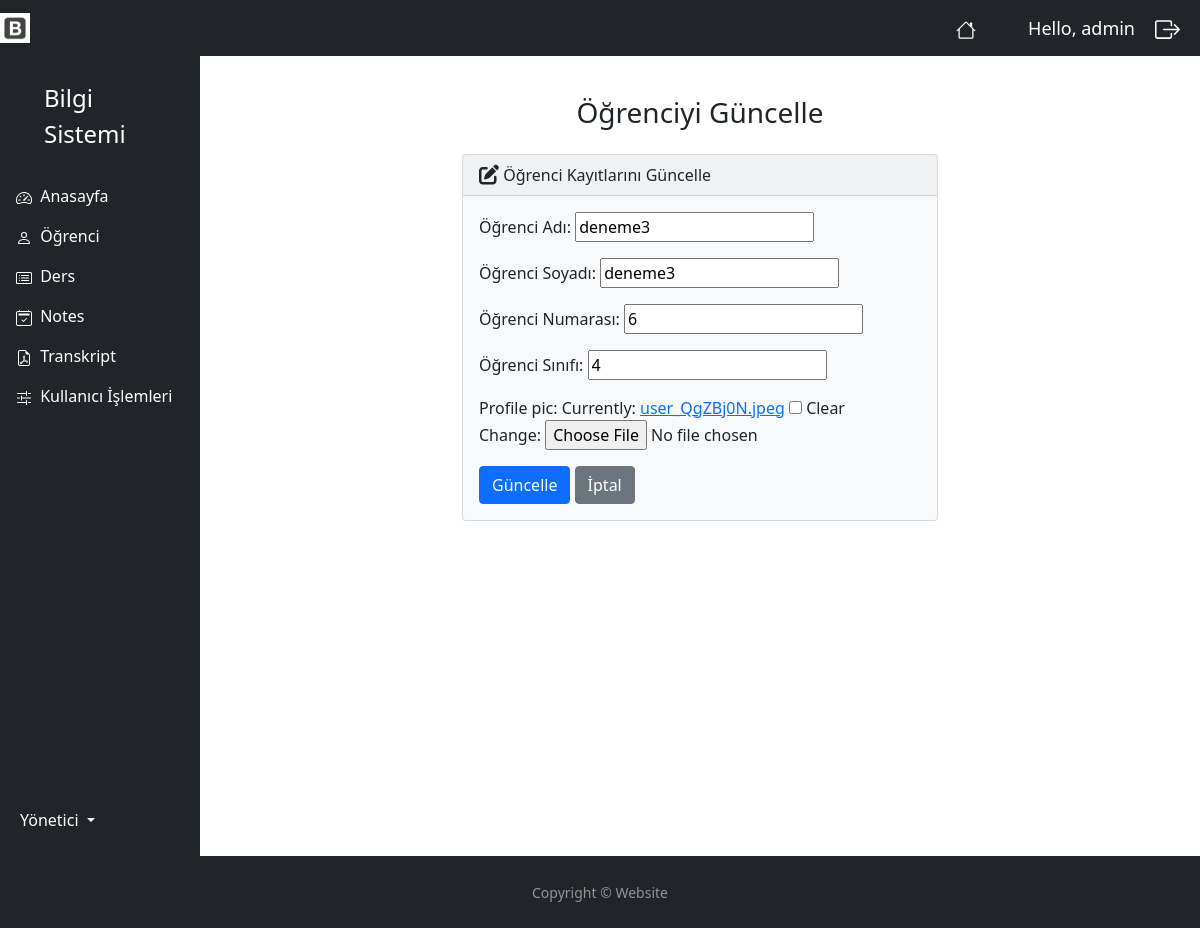
Screenshot of /student_edit/8/ (signed in) with the database file from the repository.
### myapp/models.py (models this page shows, shortened)
class Student(models.Model):
    user =models.OneToOneField(User, blank=True, null=True, on_delete=models.CASCADE)
    name = models.CharField(max_length=50, null=True)
    surname = models.CharField(max_length=50, null=True)
    num = models.IntegerField(null=True, blank=True)
    grade = models.IntegerField(null=True, blank=True)
    profile_pic = models.ImageField(default="user.jpeg", null=True, blank=True)
    department = models.ManyToManyField(Department)

### myapp/decorators.py (the view)
        def wrapper_func(request, *args, **kwargs):
            group =None
            if request.user.groups.exists():
                group = request.user.groups.all()[0].name
            if group in allowed_roles:
                return view_func(request, *args, **kwargs)
            else:
                return HttpResponse('You are not authorized to view this page')

### myapp/forms.py
class StudentForm(ModelForm):
    class Meta:
        model = Student
        fields = '__all__'
        exclude = ['user', 'department']
        labels = {
            'num': 'Öğrenci Numarası',
            'name': 'Öğrenci Adı',
            'surname': 'Öğrenci Soyadı',
            'grade' : 'Öğrenci Sınıfı'
        }
    widgets = {
        'num': forms.NumberInput(attrs={'class':'form-control'}),
        'name': forms.TextInput(attrs={'class':'form-control'}),
        'surname': forms.TextInput(attrs={'class':'form-control'}),
        'grade': forms.NumberInput(attrs={'class':'form-control'}),
    }

### myapp/views.py (called while the page is built)
@login_required(login_url='login')
@allowed_users(allowed_roles=['admin'])
def studentEdit(request, pk):
    if request.method == 'POST':
        student = Student.objects.get(id=pk)
        form = StudentForm(request.POST, instance=student)
        if form.is_valid():
            form.save()
            return render(request, 'accounts/edit_student.html', {
                'form':form,
                'success':True,
            })
    else:
        student = Student.objects.get(id=pk)
        form = StudentForm(instance=student)
    return render(request, 'accounts/edit_student.html', {
        'form':form,
    })

### myapp/templates/accounts/edit_student.html (shortened to what this page needs)
{% extends 'accounts/main.html' %}
{% block content %}
        <h3 class="text-center m-4">Öğrenciyi Güncelle</h3>
        {% if success %}
        <div class="alert alert-success" role="alert">
            Öğrenci başarıyla güncellendi.
            <a href="{% url 'student' %}" class="alert-link">Ana sayfaya git.</a>
        </div>
        {% else %}
        <div class="row justify-content-center">
            <div class="col-6">
                <div class="card bg-light mb-3">
                    <div class="card-header">
                        <i class="fa-solid fa-pen-to-square fa-lg"></i> Öğrenci Kayıtlarını Güncelle
                    </div>
                    <div class="card-body">
                        <form action="" method="POST">
                            {{ form.as_p }}
                            <button type="submit" class="btn btn-primary">Güncelle</button>
                            <a href="{% url 'student' %}" class="btn btn-secondary">İptal</a>
                        </form>
                    </div>
                </div>
            </div>
        </div>
        {% endif %}
{% endblock %}

### myapp/templates/accounts/navbar.html (shortened to what this page needs)
{% load static %}
<nav class="navbar navbar-expand-lg navbar-dark bg-dark">
  <a href="{% url 'index' %}"><img  width="30" height="30" class="d-inline-block align-top" alt=""  src="{% static 'images/icon.jpeg' %}"></a>
    <span><a href="/" class="nav-link text-white align-middle px-5">
          </a>
    </span>
    <span class="hello-msg">Hello, {{ request.user }} </span>
    <span ><a  class="hello-msg " href="{% url 'logout' %}">
        </a>
    </span>
</nav>

### static/css/main.css (style rules this page uses)
body { background-color: #ebeff5; }

### myapp/templates/accounts/navbar.html (style rules this page uses)
.hello-msg { font-size: 18px; color: #fff; margin-right: 20px; }

### myapp/templates/accounts/footer.html (style rules this page uses)
html, body { height: 100%; }

### rows the page displays
Student: name "deneme3", surname "deneme3", num "6", grade "4"

### other values shown
{{ request.user }} "admin"
